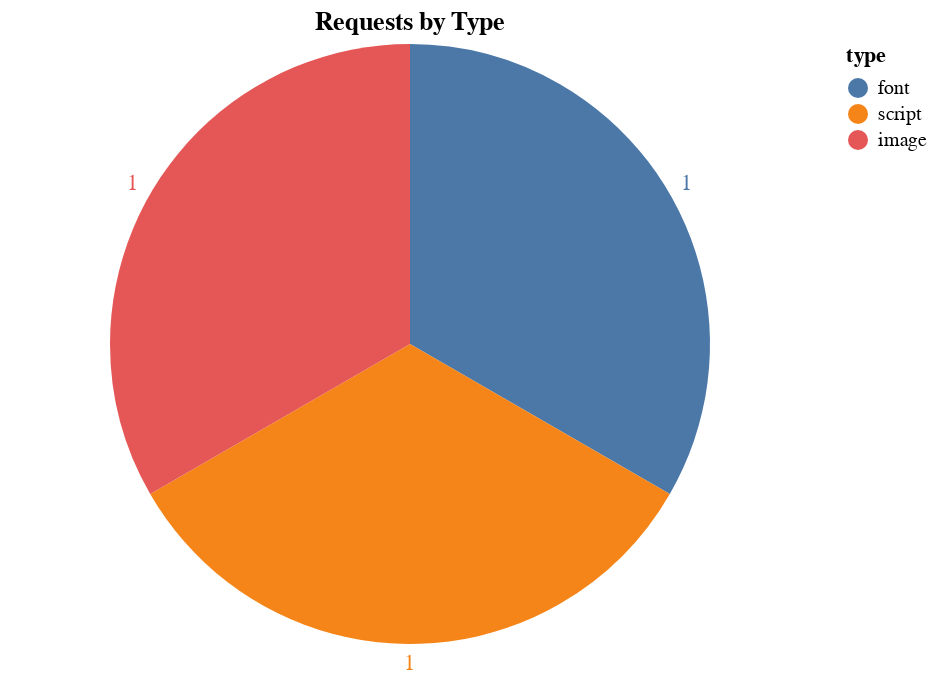

The notebook cell saved with this chart:
### Code cell
pie_chart_requests = alt.Chart(df_requests_type).mark_arc().encode(
    theta=alt.Theta(field="requests", type="quantitative", stack=True),
    color=alt.Color(field="type", type="nominal", sort=None),
    order=alt.Order(field="requests", type="quantitative", sort='descending'),
    tooltip=["type", alt.Tooltip("requests:Q", format=".0")]
).properties(
    title="Requests by Type"
)
pie_chart_requests + pie_chart_requests.mark_text(
    radius=160
).encode(
    text=alt.Text("requests:Q", format=".0")
)

### Figure 1 — Vega-Lite specification as saved in the notebook (floating-point values rounded to 4 significant figures)
{"config": {"view": {"continuousWidth": 400, "continuousHeight": 300}}, "layer": [{"mark": "arc", "encoding": {"color": {"field": "type", "sort": null, "type": "nominal"}, "order": {"field": "requests", "sort": "descending", "type": "quantitative"}, "theta": {"field": "requests", "stack": true, "type": "quantitative"}, "tooltip": [{"field": "type", "type": "nominal"}, {"field": "requests", "format": ".0", "type": "quantitative"}]}, "title": "Requests by Type"}, {"mark": {"type": "text", "radius": 160}, "encoding": {"color": {"field": "type", "sort": null, "type": "nominal"}, "order": {"field": "requests", "sort": "descending", "type": "quantitative"}, "text": {"field": "requests", "format": ".0", "type": "quantitative"}, "theta": {"field": "requests", "stack": true, "type": "quantitative"}, "tooltip": [{"field": "type", "type": "nominal"}, {"field": "requests", "format": ".0", "type": "quantitative"}]}, "title": "Requests by Type"}], "data": {"name": "data-305e1c25db0e233a20269e4fa10842cd"}, "$schema": "https://vega.github.io/schema/vega-lite/v4.17.0.json", "datasets": {"data-305e1c25db0e233a20269e4fa10842cd": [{"type": "font", "requests": 1, "bytes": 7884}, {"type": "script", "requests": 1, "bytes": 5004}, {"type": "image", "requests": 1, "bytes": 47302}]}}
